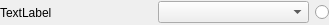
<?xml version="1.0" encoding="UTF-8"?>
<ui version="4.0">
 <class>EnumVal</class>
 <widget class="QWidget" name="EnumVal">
  <property name="geometry">
   <rect>
    <x>0</x>
    <y>0</y>
    <width>329</width>
    <height>25</height>
   </rect>
  </property>
  <property name="sizePolicy">
   <sizepolicy hsizetype="Preferred" vsizetype="MinimumExpanding">
    <horstretch>0</horstretch>
    <verstretch>0</verstretch>
   </sizepolicy>
  </property>
  <property name="windowTitle">
   <string notr="true">Form</string>
  </property>
  <layout class="QHBoxLayout" name="horizontalLayout">
   <property name="leftMargin">
    <number>0</number>
   </property>
   <property name="topMargin">
    <number>0</number>
   </property>
   <property name="rightMargin">
    <number>0</number>
   </property>
   <property name="bottomMargin">
    <number>0</number>
   </property>
   <item>
    <widget class="QLabel" name="valLabel">
     <property name="sizePolicy">
      <sizepolicy hsizetype="Preferred" vsizetype="MinimumExpanding">
       <horstretch>0</horstretch>
       <verstretch>0</verstretch>
      </sizepolicy>
     </property>
     <property name="text">
      <string notr="true">TextLabel</string>
     </property>
    </widget>
   </item>
   <item>
    <widget class="QComboBox" name="valueBox">
     <property name="sizeAdjustPolicy">
      <enum>QComboBox::AdjustToContents</enum>
     </property>
    </widget>
   </item>
   <item>
    <widget class="QRadioButton" name="showVal">
     <property name="sizePolicy">
      <sizepolicy hsizetype="Fixed" vsizetype="Fixed">
       <horstretch>0</horstretch>
       <verstretch>0</verstretch>
      </sizepolicy>
     </property>
     <property name="locale">
      <locale language="C" country="AnyCountry"/>
     </property>
     <property name="text">
      <string/>
     </property>
    </widget>
   </item>
  </layout>
 </widget>
 <resources/>
 <connections/>
</ui>
